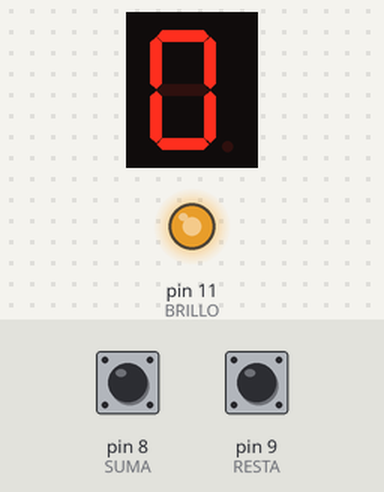
A sketch run on a simulated Arduino Uno, built with avr-gcc and run on an emulated ATmega328P. On the bench: 1-digit seven-segment display, output pins drawn as LEDs (lit = HIGH). Wiring (inferred from the names in the program): 1-digit 7-segment display, segments lit when LOW: segments pin 0, pin 1, pin 2, pin 3, pin 4, pin 5, pin 6. The test bench sets the inputs (shaded band); at power-on: pin 8 (SUMA) HIGH, pin 9 (RESTA) HIGH. The segment pins are drawn as the display they are named for; pins used as bus, display or sensor lines are not drawn.

Above: at 1.2 s.
1.3 s: pin 8 (SUMA) pulled LOW for 3.2 s
At 5.7 s:
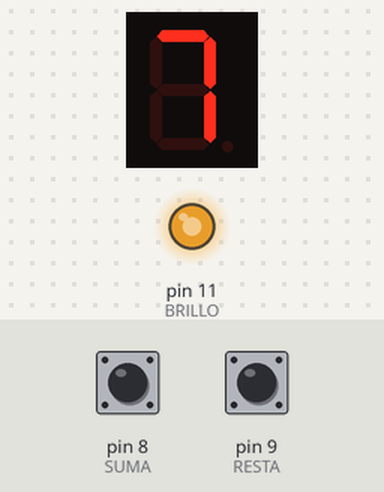
6.0 s: pin 8 (SUMA) pulled LOW for 0.15 s
At 7.5 s:
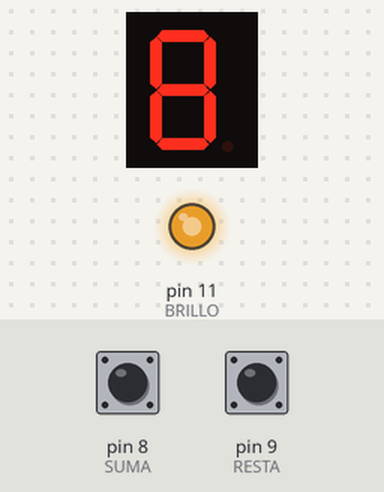
Timing chart, 0 to 9.0 s (numbered marks = the images above; inputs shaded):
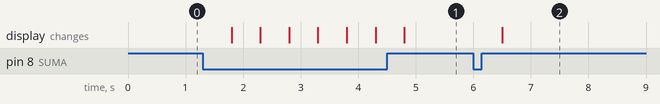

The sketch:

P1_siete_segmentos.ino
```cpp
 /*
  DISPLAY 7-SEGMENTOS
  Programa que simula un contador, con dos pulsadores. Un pulsador suma unidades, y el otro resta.
  El programa fija el valor máximo del contador.

  BCN Genuino Team - 1 Abril 2016  */

#define BRILLO 11  // Pin que fija el brillo del display, conectado al ánodo común
#define SUMA 8     // Pin conectado al pulsador de suma
#define RESTA 9    // Pin conectado al pulsador de resta

#define V_MAX 9         // Valor máximo del contador
#define INTENSIDAD 80   //Intensidad del display


//Pins de conexión a los segmentos (cátodos)
#define  segA  0
#define  segB  1
#define  segC  2
#define  segD  3
#define  segE  4
#define  segF  5
#define  segG  6

// Vector con los segmentos que representan los números decimales (0-9)
byte segments[10] = {
// bgfedcba  <--- segmentos
  B00111111, // Número 0
  B00000110, // Número 1
  B01011011, // Número 2
  B01001111, // Número 3
  B01100110, // Número 4
  B01101101, // Número 5
  B01111101, // Número 6
  B00000111, // Número 7
  B01111111, // Número 8
  B01101111  // Número 9
};

void setup(){

  pinMode(SUMA, INPUT);       // Se define el pulsador de suma como entrada
  pinMode(RESTA, INPUT);      // Se define el pulsador de resta como entrada
  digitalWrite(RESTA, HIGH);
  digitalWrite(SUMA, HIGH);

// Se definen los pines de conexión de los segmentos como salidas
  pinMode(segA,OUTPUT);
  pinMode(segB,OUTPUT);
  pinMode(segC,OUTPUT);
  pinMode(segD,OUTPUT);
  pinMode(segE,OUTPUT);
  pinMode(segF,OUTPUT);
  pinMode(segG,OUTPUT);
  pinMode(BRILLO,OUTPUT);

  analogWrite(BRILLO,255*INTENSIDAD/100);   // Fijamos el brillo del display

}

int  INICIAL= 0;                    // El contador inicialmente estará a cero

//================================================================
void loop(){
  Display(INICIAL);


  if(digitalRead(RESTA)==0)
  {
   if(INICIAL != 0){
     INICIAL--;
     delay(500);
    }
  }
  if(digitalRead(SUMA)==0)
  {
    if(INICIAL != V_MAX){
      INICIAL++;
      delay(500);
    }
  }
}

/*-------------------------------------------------------------------
Relacionamos los segmentos con los números
--------------------------------------------------------------------*/
void Display(int number){
  byte segs =  ~segments[number];        //"~" se usa para el ánodo común

  digitalWrite(segA, bitRead(segs, 0) );
  digitalWrite(segB, bitRead(segs, 1) );
  digitalWrite(segC, bitRead(segs, 2) );
  digitalWrite(segD, bitRead(segs, 3) );
  digitalWrite(segE, bitRead(segs, 4) );
  digitalWrite(segF, bitRead(segs, 5) );
  digitalWrite(segG, bitRead(segs, 6) );
}
```

Measured:
- after the input at 1.3 s, the display: first changes after 0.50 s (image 1 shows a later state)
- after the input at 6.0 s, the display: changes after 0.50 s (image 2)
